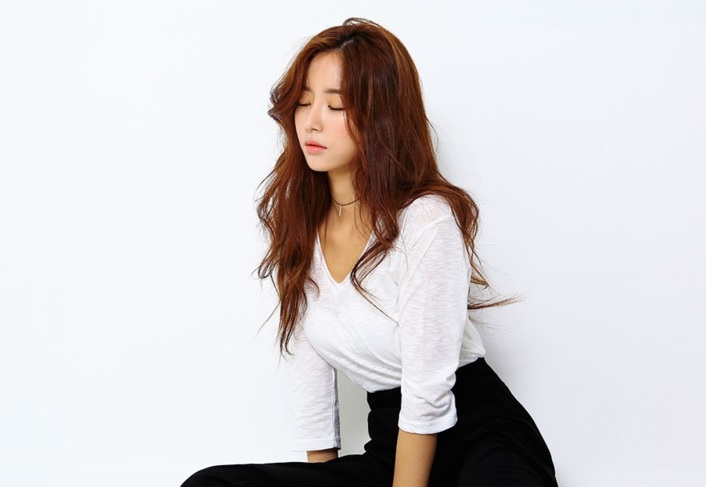
#> input picture OpenCV/images/model.jpg, 706 x 487 px, found by its file name
$ python Ex10-2.AdaptiveThreshold.py
#> lines starting #> are read from the running program, lines starting #| are printed output that depends on the picture; after the words box and inside, x2 and y2 are one past the last pixel; in counts of white or black regions, pixels touching at a corner belong together
import numpy as np
import cv2

img = cv2.imread('E:/Python_Study/OpenCV/images/model.jpg', cv2.IMREAD_GRAYSCALE)
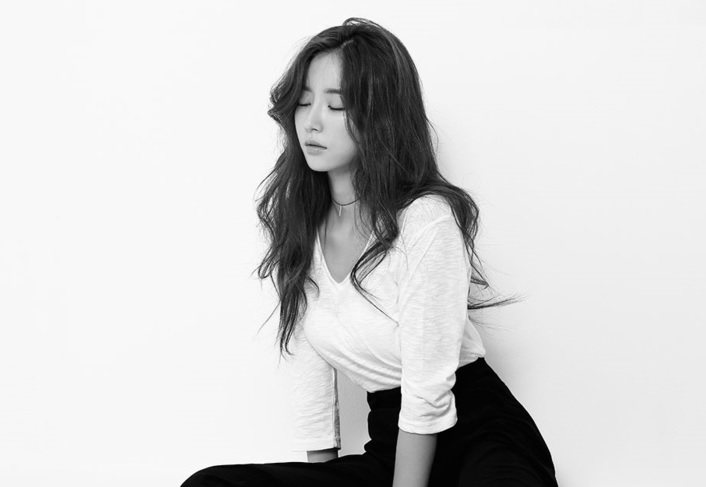
#> img: shape (487, 706); min 0, max 255, mean 210.4

ret, thr1 = cv2.threshold(img, 127, 255, cv2.THRESH_BINARY)
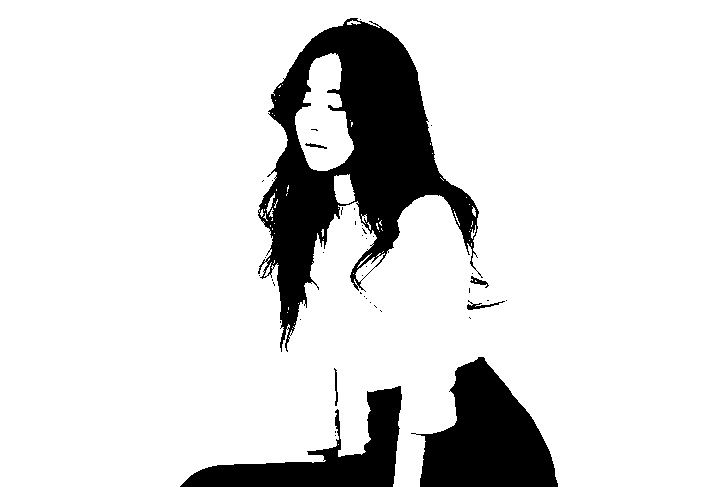
#> thr1: shape (487, 706); 86.2% white; 42 black regions (35 under 20 px), largest, box (x1, y1, x2, y2) and area: (258, 18, 483, 352) 27971, (411, 357, 558, 487) 11259, (180, 386, 402, 487) 7700
thr2 = cv2.adaptiveThreshold(img,255,cv2.ADAPTIVE_THRESH_MEAN_C, cv2.THRESH_BINARY, 11, 2)
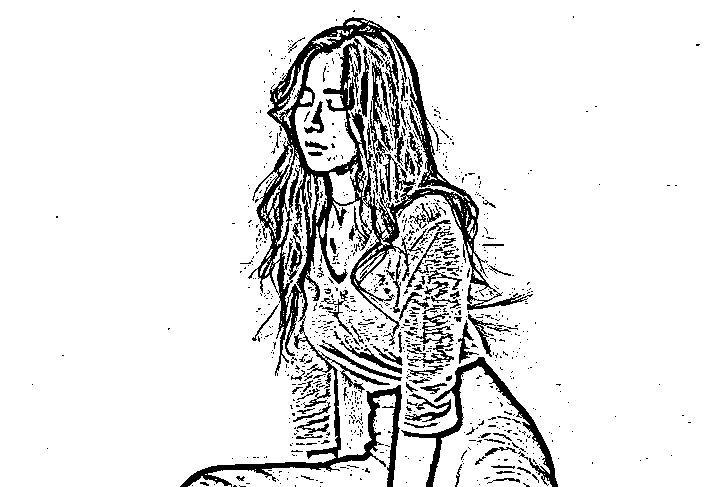
#> thr2: shape (487, 706); 89.4% white; 1002 black regions (896 under 20 px), largest, box (x1, y1, x2, y2) and area: (180, 17, 533, 487) 21260, (401, 357, 558, 487) 2421, (367, 61, 393, 164) 861
thr3 = cv2.adaptiveThreshold(img,255,cv2.ADAPTIVE_THRESH_GAUSSIAN_C, cv2.THRESH_BINARY, 11, 2)
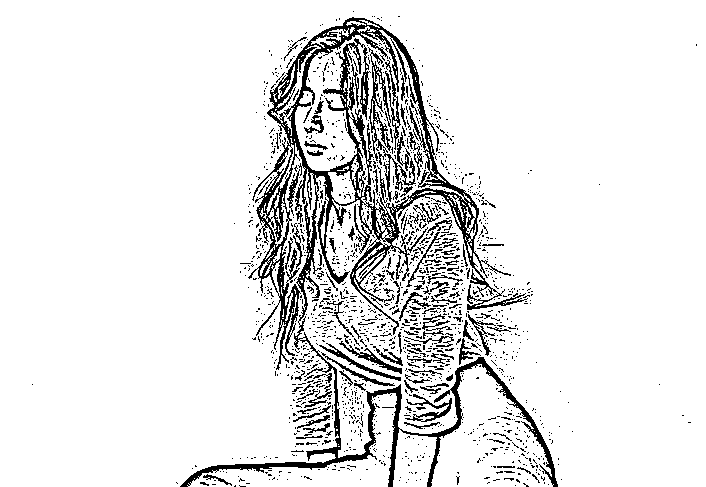
#> thr3: shape (487, 706); 90.3% white; black in thin lines or dots

cv2.imshow('original', img)
cv2.imshow('Global Threshold(v=127)', thr1)
cv2.imshow('Adaptive Mean', thr2)
cv2.imshow('Adaptive Gaussian', thr3)

cv2.waitKey(0)
cv2.destroyAllWindows()
